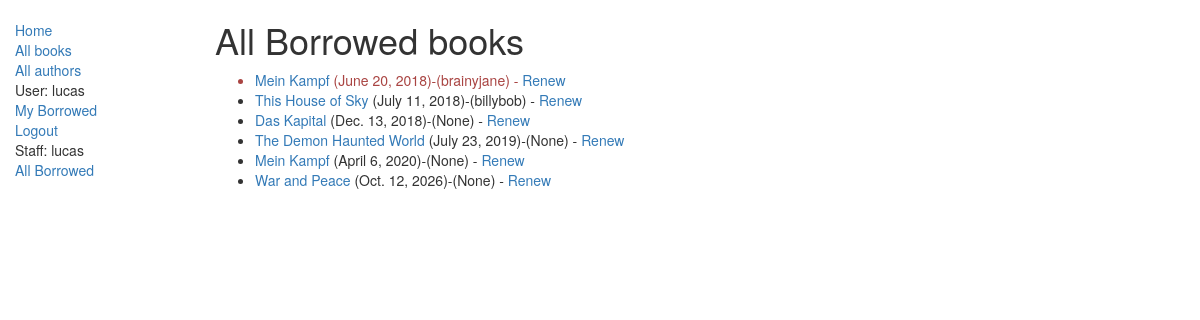
/catalog/borrowed/ (signed in), run on an earlier commit of the app's database.
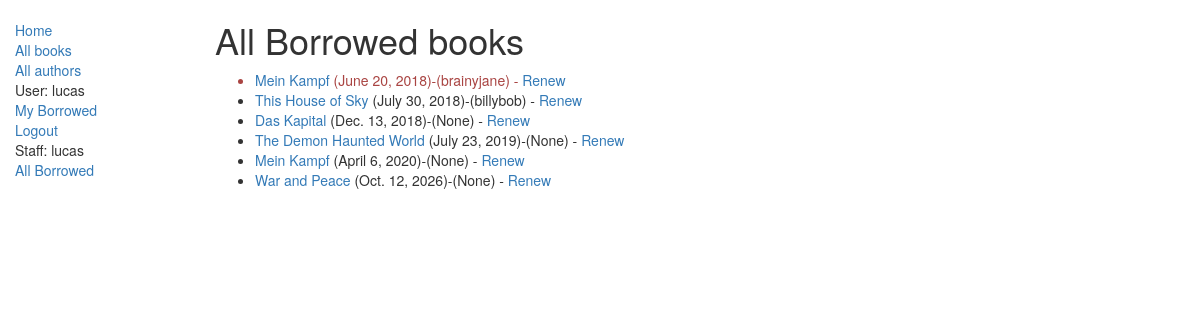
And on a later commit of the database.
### catalog/models.py (models this page shows, shortened)
class BookInstance(models.Model):
    id = models.UUIDField(primary_key=True, default=uuid.uuid4, help_text="Unique ID for this particular book across whole library")
    book = models.ForeignKey('Book', on_delete=models.SET_NULL, null=True)
    imprint = models.CharField(max_length=200)
    due_back = models.DateField(null=True, blank=True)
    LOAN_STATUS = (
        ('m', 'Maintenance'),
        ('o', 'On loan'),
        ('a', 'Available'),
        ('r', 'Reserved'),
    )
    status = models.CharField(max_length=1, choices=LOAN_STATUS, blank=True, default='m', help_text='Book availability')
    borrower = models.ForeignKey(User, on_delete=models.SET_NULL, null=True, blank=True)
    class Meta:
        ordering = ["due_back"]
        permissions = (("can_mark_returned", "Set book as returned"),)
    @property
    def is_overdue(self):
        if self.due_back and date.today() > self.due_back:
            return True
        return False

class Book(models.Model):
    title = models.CharField(max_length=200)
    author = models.ForeignKey('Author', on_delete=models.SET_NULL, null=True)
    summary = models.TextField(max_length=1000, help_text='Enter a brief description of the book')
    isbn = models.CharField('ISBN',max_length=13, help_text='13 Character <a href="https://www.isbn-international.org/content/what-isbn">ISBN number</a>')
    genre = models.ManyToManyField(Genre, help_text='Select a genre for this book')
    language = models.ForeignKey('Language', on_delete=models.SET_NULL, null=True)
    def display_genre(self):
        """
        Creates a string for the Genre. This is required to display genre in Admin.
        """
        return ', '.join([ genre.name for genre in self.genre.all()[:3] ])
    display_genre.short_description = 'Genre'

### catalog/views.py (the view)
# urls.py: path('borrowed/', views.LoanedBooksByAllUserListView.as_view(), name='all-borrowed'),
class LoanedBooksByAllUserListView(PermissionRequiredMixin,generic.ListView):
    model = BookInstance
    template_name ='catalog/bookinstance_list_borrowed_all_users.html'
    paginate_by = 10
    permission_required = 'catalog.can_mark_returned'
    def get_queryset(self):
        return BookInstance.objects.filter(status__exact='o').order_by('due_back')

### catalog/templates/catalog/bookinstance_list_borrowed_all_users.html
{% extends "base_generic.html" %}
{% block content %}
    <h1>All Borrowed books</h1>
    {% if bookinstance_list %}
    <ul>
      {% for bookinst in bookinstance_list %}
      <li class="{% if bookinst.is_overdue %}text-danger{% endif %}">
        <a href="{% url 'book-detail' bookinst.book.pk %}">{{bookinst.book.title}}</a> ({{ bookinst.due_back }})-({{ bookinst.borrower }})
	{% if perms.catalog.can_mark_returned %}- <a href="{% url 'renew-book-librarian' bookinst.id %}">Renew</a>  {% endif %}
      </li>
      {% endfor %}
    </ul>
    {% else %}
      <p>There are no books borrowed.</p>
    {% endif %}
{% endblock %}

What changed in the data, as far as the page shows it:
changed BookInstance "This House of Sky": due_back "July 11, 2018" → "July 30, 2018"
